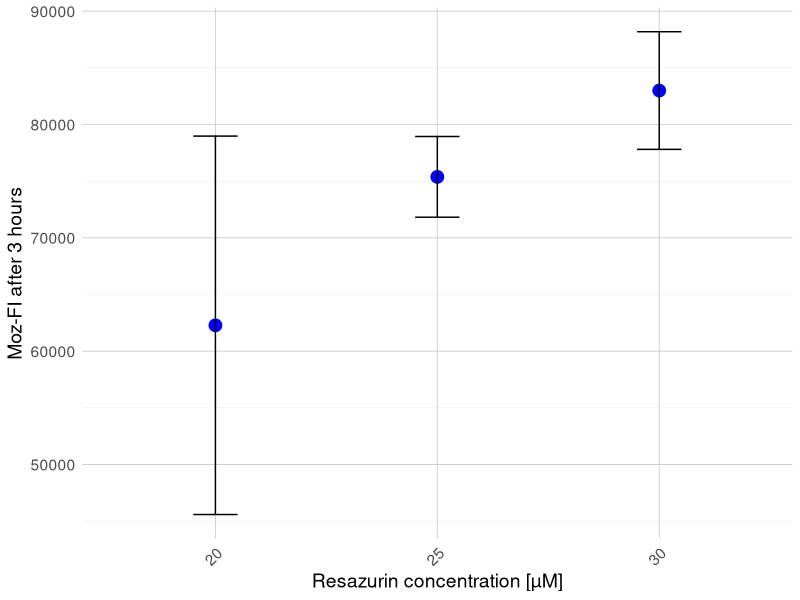

This chart was generated by the following R code:
# Pakete laden
library(readxl)
library(dplyr)
library(tidyr)
library(ggplot2)
library(patchwork)

# Daten
number <- c(20, 25, 30)
avgFI <- c(62277.5,	75378.75,	82994.75)
SD <- c(16698.08857,	3561.333833,	5189.567387)

# Data Frame erstellen
df <- data.frame(
  number = factor(number, levels = c(20, 25, 30)),
  avgFI = avgFI,
  SD = SD
)

# Plot
ggplot(df, aes(x = number, y = avgFI)) +
  geom_point(color = "blue", size = 4) +
  geom_errorbar(
    aes(ymin = avgFI - SD, ymax = avgFI + SD),
    width = 0.2,
    color = "black"
  ) +
  labs(
    x = "Resazurin concentration [µM]",
    y = "Moz-FI after 3 hours"
  ) +
  theme_minimal() +
  theme(
    text = element_text(size = 14),
    axis.text.x = element_text(angle = 45, hjust = 1),
    panel.grid.major = element_line(color = "gray80", linewidth = 0.3),
    panel.grid.minor = element_line(color = "gray90", linewidth = 0.15)
  )
